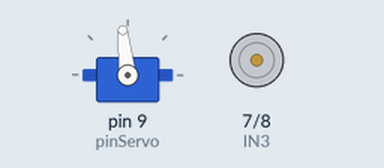
Simulated run of this sketch. Board: Arduino Uno, built with avr-gcc and run on an emulated ATmega328P. Shown: servo, motor-driver pin pairs drawn as motors (green arrow = first pin HIGH = forward, orange = second pin HIGH = backward, longer = more drive, scaled by the enable pin).

Above: at 1.05 s.
At 3.8 s:
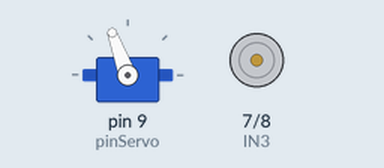
At 46.8 s:
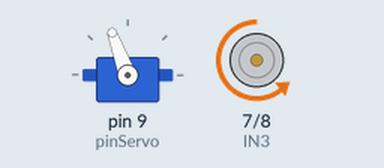
Timing chart, 0 to 86.8 s (numbered marks = the images above):
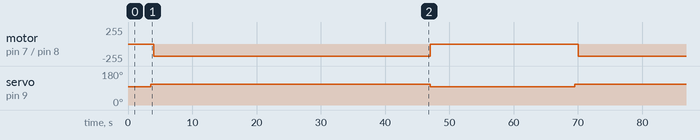

The sketch:

primera_ronda2.0.ino
```cpp
#include <Servo.h>

// --------------------- Pines y configuración ----------------------

const int ENB = 6;   // PWM de velocidad motor trasero
const int IN3 = 7;   // Dirección motor trasero
const int IN4 = 8;

const int pinServo = 9;  // Pin del servo de dirección
const int SERVO_CENTRO = 96; // Ángulo central del servo
const int SERVO_IZQUIERDA = 110; // Ángulo para girar izquierda
const int SERVO_DERECHA = 86;    // Ángulo para girar derecha

const int VELOCIDAD = 190; // Velocidad del motor trasero (0–255)

Servo direccion;

void setup() {
  // Configuración de pines
  pinMode(ENB, OUTPUT);
  pinMode(IN3, OUTPUT);
  pinMode(IN4, OUTPUT);

  direccion.attach(pinServo); // Inicializar servo
  centrarDireccion();         // Posición inicial
  delay(1000);                // Pausa de arranque
}

void loop() {
  //delay de inicio
  delay(2000);

  // centrar direccion
  centrarDireccion();
  delay(500);

  // Girar a la izquierda
  girarIzquierda();
  delay(500);
  //avanzar
  avanzar();
  delay(43000);

  centrarDireccion();
  detener();
  delay(20000);

}
```

move.ino
```cpp
void avanzar() {
  digitalWrite(IN4, HIGH);
  digitalWrite(IN3, LOW);
  analogWrite(ENB, 180);
}

void detener() {
  digitalWrite(IN3, LOW);
  digitalWrite(IN4, LOW);
  analogWrite(ENB, 0);
}

void centrarDireccion() {
  direccion.write(SERVO_CENTRO);
}

void girarIzquierda() {
  direccion.write(SERVO_IZQUIERDA);
}

void girarDerecha() {
  direccion.write(SERVO_DERECHA);
}
```

Measured:
- by itself, motor on pin 7 (IN3) / pin 8 (IN4): alternates backward 180/255 for 43.0 s and stopped for 23.0 s
- by itself, servo on pin 9 (pinServo): alternates 110° for 43.5 s and 96° for 22.5 s
